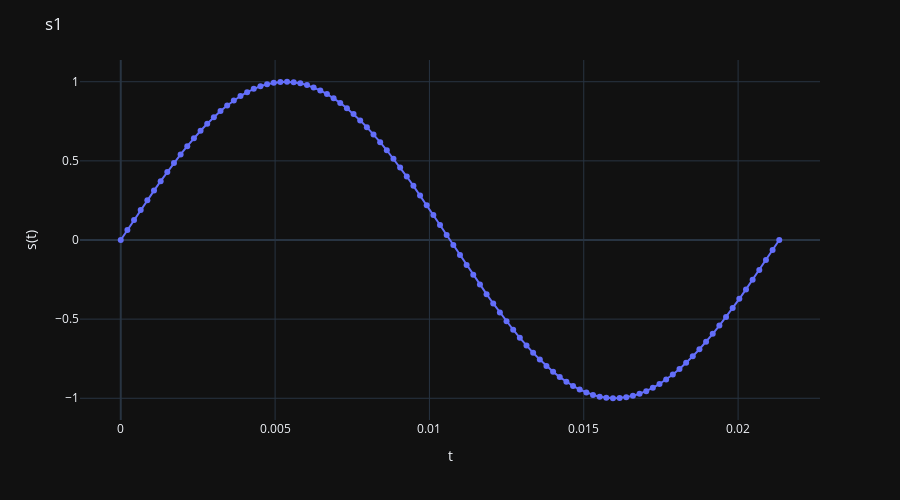

Notebook code for this chart:
### Code cell
div=100
n_ventana=1024
freq_sampleo=48_000

T=n_ventana/freq_sampleo
t=np.linspace(0,T,num=div)
s1=np.sin(2*np.pi/T*t)

fig=px.line(x=t,y=s1,markers=True)

fig.update_layout(
    title='s1',xaxis_title='t', yaxis_title='s(t)',
    height=500, width=900, template='plotly_dark'
)

fig.show()
